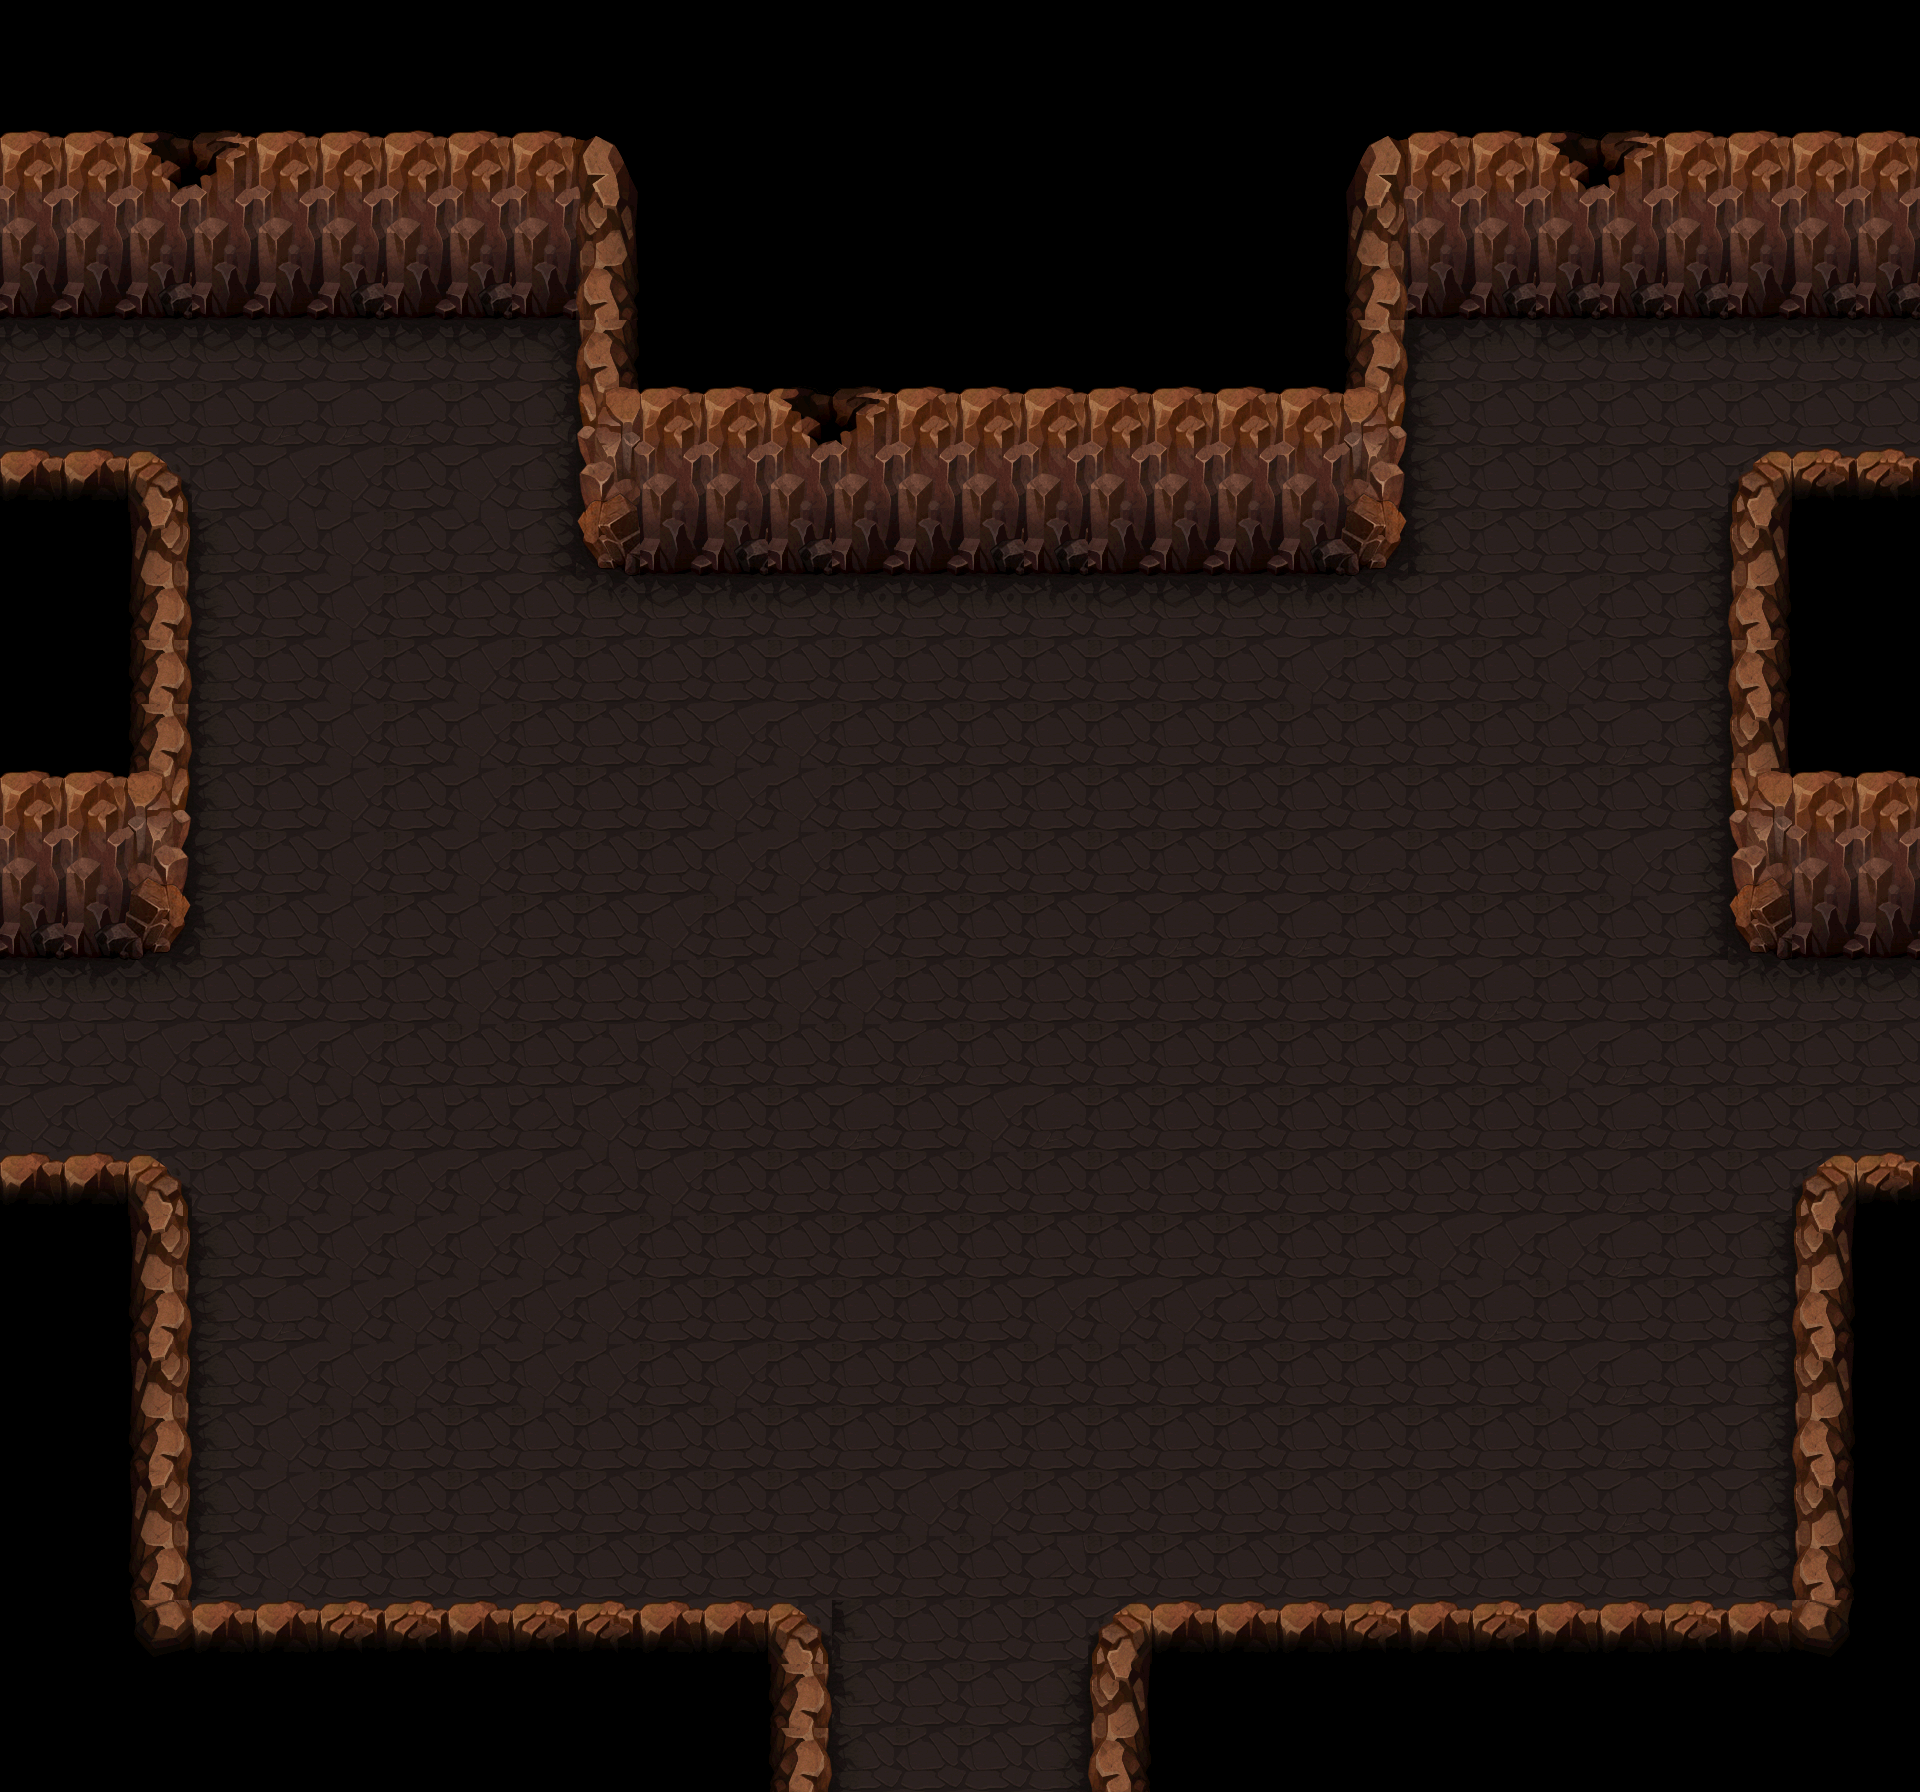

This game map was drawn from its Tiled (.tmx) file and the tilesets committed beside it. A one-line description and the trimmed map source follow:
An orthogonal 30x28 tile map with 64x64 px tiles, 1 tile layer (background), 20 tilesets and 57 objects (13x collide, 8x collide_bullet).

<map version="1.0" orientation="orthogonal" width="30" height="28" tilewidth="64" tileheight="64">
 <tileset firstgid="1" name="bg07" tilewidth="64" tileheight="64">
  <image source="bg07.png" width="512" height="512" />
 </tileset>
 <tileset firstgid="65" name="jianzhu07_liewen05" tilewidth="81" tileheight="153">
  <image source="jianzhu07_liewen05.png" width="81" height="153" />
 </tileset>
 <tileset firstgid="66" name="jianzhu07_shitou" tilewidth="186" tileheight="118">
  <image source="jianzhu07_shitou.png" width="186" height="118" />
 </tileset>
 <tileset firstgid="67" name="jianzhu07_liewen" tilewidth="267" tileheight="172">
  <image source="jianzhu07_liewen.png" width="267" height="172" />
 </tileset>
 <tileset firstgid="68" name="jianzhu07_liewen04" tilewidth="290" tileheight="82">
  <image source="jianzhu07_liewen04.png" width="290" height="82" />
 </tileset>
 <tileset firstgid="69" name="jianzhu07_liewen02" tilewidth="107" tileheight="82">
  <image source="jianzhu07_liewen02.png" width="107" height="82" />
 </tileset>
 <tileset firstgid="70" name="jianzhu07_liewen03" tilewidth="107" tileheight="82">
  <image source="jianzhu07_liewen03.png" width="107" height="82" />
 </tileset>
 <tileset firstgid="71" name="jianzhu4_xie02" tilewidth="234" tileheight="196">
  <image source="jianzhu4_xie02.png" width="234" height="196" />
 </tileset>
 <tileset firstgid="72" name="jianzhu4_xie04" tilewidth="192" tileheight="132">
  <image source="jianzhu4_xie04.png" width="192" height="132" />
 </tileset>
 <tileset firstgid="73" name="jianzhu4_xie01" tilewidth="323" tileheight="116">
  <image source="jianzhu4_xie01.png" width="323" height="116" />
 </tileset>
 <tileset firstgid="74" name="jianzhu4_xie03" tilewidth="167" tileheight="297">
  <image source="jianzhu4_xie03.png" width="167" height="297" />
 </tileset>
 <tileset firstgid="75" name="jianzhu_xiangzi05" tilewidth="150" tileheight="170">
  <image source="jianzhu_xiangzi05.png" width="150" height="170" />
 </tileset>
 <tileset firstgid="76" name="jianzhu_xiangzi06" tilewidth="90" tileheight="113">
  <image source="jianzhu_xiangzi06.png" width="90" height="113" />
 </tileset>
 <tileset firstgid="77" name="jianzhu_xiangzi02" tilewidth="122" tileheight="126">
  <image source="jianzhu_xiangzi02.png" width="122" height="126" />
 </tileset>
 <tileset firstgid="78" name="jianzhu_xiangzi03" tilewidth="122" tileheight="76">
  <image source="jianzhu_xiangzi03.png" width="122" height="76" />
 </tileset>
 <tileset firstgid="79" name="jianzhu_xiangzi04" tilewidth="183" tileheight="126">
  <image source="jianzhu_xiangzi04.png" width="183" height="126" />
 </tileset>
 <tileset firstgid="80" name="jianzhu_xiangzi01" tilewidth="71" tileheight="80">
  <image source="jianzhu_xiangzi01.png" width="71" height="80" />
 </tileset>
 <tileset firstgid="81" name="jianzhu_xiangzi07" tilewidth="92" tileheight="112">
  <image source="jianzhu_xiangzi07.png" width="92" height="112" />
 </tileset>
 <tileset firstgid="82" name="jianzhu_qiang01" tilewidth="92" tileheight="54">
  <image source="jianzhu_qiang01.png" width="92" height="54" />
 </tileset>
 <tileset firstgid="83" name="jianzhu07_ken01" tilewidth="212" tileheight="193">
  <image source="jianzhu07_ken01.png" width="212" height="193" />
 </tileset>
 <layer name="background" width="30" height="28">
  <data>[840 cells, 840 non-empty, 46 distinct tile ids]</data>
 </layer>
 <objectgroup name="fengxi" width="30" height="28">
  <properties>
   <property name="filename" value="jianzhu07_liewen05.png" />
   <property name="groundlayer" value="1" />
  </properties>
  <object gid="65" x="1669" y="296" />
  <object gid="65" x="1125" y="550" />
  <object gid="65" x="335" y="293" />
  <object gid="65" x="667" y="548" />
  <object gid="65" x="1812" y="933" />
 </objectgroup>
 <objectgroup name="dilie1" width="30" height="28">
  <properties>
   <property name="filename" value="jianzhu07_liewen.png" />
   <property name="groundlayer" value="1" />
  </properties>
  <object gid="67" x="1310" y="862">
   <properties>
    <property name="groundZ" value="1" />
   </properties>
  </object>
  <object gid="67" x="388" y="1250">
   <properties>
    <property name="groundZ" value="1" />
   </properties>
  </object>
 </objectgroup>
 <objectgroup name="dilie2" width="30" height="28">
  <properties>
   <property name="filename" value="jianzhu07_liewen04.png" />
   <property name="groundlayer" value="1" />
  </properties>
  <object gid="68" x="1342" y="1478">
   <properties>
    <property name="groundZ" value="1" />
   </properties>
  </object>
  <object gid="68" x="675" y="908">
   <properties>
    <property name="groundZ" value="1" />
   </properties>
  </object>
 </objectgroup>
 <objectgroup name="dilie3" width="30" height="28">
  <properties>
   <property name="filename" value="jianzhu07_liewen02.png" />
   <property name="groundlayer" value="1" />
  </properties>
  <object gid="69" x="1125" y="1409">
   <properties>
    <property name="groundZ" value="1" />
   </properties>
  </object>
  <object gid="69" x="1424" y="1059">
   <properties>
    <property name="groundZ" value="1" />
   </properties>
  </object>
  <object gid="69" x="342" y="729">
   <properties>
    <property name="groundZ" value="1" />
   </properties>
  </object>
 </objectgroup>
 <objectgroup name="dilie4" width="30" height="28">
  <properties>
   <property name="filename" value="jianzhu07_liewen03.png" />
   <property name="groundlayer" value="1" />
  </properties>
  <object gid="70" x="1082" y="726">
   <properties>
    <property name="groundZ" value="1" />
   </properties>
  </object>
 </objectgroup>
 <objectgroup name="blood1" width="30" height="28">
  <properties>
   <property name="filename" value="jianzhu4_xie02.png" />
   <property name="groundlayer" value="1" />
  </properties>
  <object gid="71" x="1778" y="1148" />
  <object gid="71" x="343" y="1012">
   <properties>
    <property name="groundZ" value="1" />
   </properties>
  </object>
  <object gid="71" x="722" y="1471" />
 </objectgroup>
 <objectgroup name="blood2" width="30" height="28">
  <properties>
   <property name="filename" value="jianzhu4_xie04.png" />
   <property name="groundlayer" value="1" />
  </properties>
  <object gid="72" x="323" y="1525" />
  <object gid="72" x="1495" y="1259" />
  <object gid="72" x="1470" y="609" />
  <object gid="72" x="312" y="588" />
  <object gid="72" x="670" y="770" />
 </objectgroup>
 <objectgroup name="blood3" width="30" height="28">
  <properties>
   <property name="filename" value="jianzhu4_xie01.png" />
   <property name="groundlayer" value="1" />
  </properties>
  <object gid="73" x="-86" y="1112" />
  <object gid="73" x="1730" y="437" />
  <object gid="73" x="-73" y="439" />
 </objectgroup>
 <objectgroup name="blood4" width="30" height="28">
  <properties>
   <property name="filename" value="jianzhu4_xie03.png" />
   <property name="groundlayer" value="1" />
  </properties>
  <object gid="74" x="880" y="1865" />
  <object gid="74" x="1189" y="1217" />
 </objectgroup>
 <objectgroup name="blackboxb" width="30" height="28">
  <properties>
   <property name="filename" value="jianzhu_xiangzi05.png" />
   <property name="groundlayer" value="1" />
  </properties>
  <object gid="75" x="2101" y="986">
   <properties>
    <property name="groundZ" value="1" />
   </properties>
  </object>
 </objectgroup>
 <objectgroup name="blackboxs" width="30" height="28">
  <properties>
   <property name="filename" value="jianzhu_xiangzi06.png" />
   <property name="groundlayer" value="1" />
  </properties>
  <object gid="76" x="2141" y="772">
   <properties>
    <property name="groundZ" value="1" />
   </properties>
  </object>
 </objectgroup>
 <objectgroup name="greenkboxb" width="30" height="28">
  <properties>
   <property name="filename" value="jianzhu_xiangzi02.png" />
   <property name="groundlayer" value="1" />
  </properties>
  <object gid="77" x="2066" y="541">
   <properties>
    <property name="groundZ" value="1" />
   </properties>
  </object>
 </objectgroup>
 <objectgroup name="greenkboxs" width="30" height="28">
  <properties>
   <property name="filename" value="jianzhu_xiangzi03.png" />
   <property name="groundlayer" value="1" />
  </properties>
  <object gid="78" x="2070" y="642">
   <properties>
    <property name="groundZ" value="1" />
   </properties>
  </object>
 </objectgroup>
 <objectgroup name="muboxb" width="30" height="28">
  <properties>
   <property name="filename" value="jianzhu_xiangzi04.png" />
   <property name="groundlayer" value="1" />
  </properties>
  <object gid="79" x="2030" y="1146">
   <properties>
    <property name="groundZ" value="1" />
   </properties>
  </object>
 </objectgroup>
 <objectgroup name="muboxs" width="30" height="28">
  <properties>
   <property name="filename" value="jianzhu_xiangzi01.png" />
   <property name="groundlayer" value="1" />
  </properties>
  <object gid="80" x="2136" y="1284">
   <properties>
    <property name="groundZ" value="1" />
   </properties>
  </object>
 </objectgroup>
 <objectgroup name="M16" width="30" height="28">
  <properties>
   <property name="filename" value="jianzhu_xiangzi07.png" />
   <property name="groundlayer" value="1" />
  </properties>
  <object gid="81" x="2092" y="1453">
   <properties>
    <property name="groundZ" value="10" />
   </properties>
  </object>
 </objectgroup>
 <objectgroup name="SVD" width="30" height="28">
  <properties>
   <property name="filename" value="jianzhu_qiang01.png" />
   <property name="groundlayer" value="1" />
  </properties>
  <object gid="82" x="2209" y="1365">
   <properties>
    <property name="groundZ" value="10" />
   </properties>
  </object>
 </objectgroup>
 <objectgroup name="stone" width="30" height="28">
  <properties>
   <property name="filename" value="jianzhu07_shitou.png" />
   <property name="groundlayer" value="1" />
  </properties>
  <object gid="66" x="1425" y="374" />
 </objectgroup>
 <objectgroup name="dakeng" width="30" height="28">
  <properties>
   <property name="filename" value="jianzhu07_ken01.png" />
   <property name="groundlayer" value="1" />
  </properties>
  <object gid="83" x="877" y="1167" />
 </objectgroup>
 <objectgroup name="collide_people" width="30" height="28" visible="0">
  <object type="collide" x="-169" y="100" width="2193" height="224" />
  <object type="collide" x="551" y="216" width="878" height="364" />
  <object type="collide" x="1710" y="459" width="279" height="505" />
  <object type="collide" x="-87" y="461" width="298" height="501" />
  <object type="collide" x="1772" y="1166" width="282" height="561" />
  <object type="collide" x="1071" y="1613" width="779" height="327" />
  <object type="collide" x="71" y="1613" width="781" height="302" />
  <object type="collide" x="-20" y="1165" width="230" height="530" />
  <object type="collide" x="-251" y="234" width="242" height="1269" />
  <object type="collide" x="1931" y="202" width="242" height="1269" />
  <object type="collide" x="652" y="1802" width="766" height="196" />
  <object type="collide" x="876" y="993" width="213" height="174" />
  <object type="collide" x="1402" y="203" width="213" height="174" />
 </objectgroup>
 <objectgroup name="collide_bullet" width="30" height="28" visible="0">
  <object type="collide_bullet" x="-73" y="95" width="2193" height="146" />
  <object type="collide_bullet" x="581" y="197" width="824" height="313" />
  <object type="collide_bullet" x="1740" y="456" width="214" height="429" />
  <object type="collide_bullet" x="1805" y="1164" width="202" height="517" />
  <object type="collide_bullet" x="1099" y="1612" width="812" height="247" />
  <object type="collide_bullet" x="47" y="1610" width="776" height="263" />
  <object type="collide_bullet" x="-71" y="1160" width="250" height="515" />
  <object type="collide_bullet" x="-27" y="460" width="214" height="425" />
 </objectgroup>
</map>
